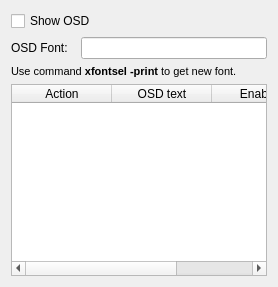
         <widget class="QWidget" name="tabOSD">
          <attribute name="title">
           <string>OSD</string>
          </attribute>
          <layout class="QVBoxLayout" name="verticalLayout_9">
           <item>
            <widget class="QCheckBox" name="tabOSD_chkEnableOSD">
             <property name="text">
              <string>Show OSD</string>
             </property>
            </widget>
           </item>
           <item>
            <layout class="QHBoxLayout" name="horizontalLayout_7">
             <item>
              <widget class="QLabel" name="lblFontOSD">
               <property name="text">
                <string>OSD Font:  </string>
               </property>
              </widget>
             </item>
             <item>
              <widget class="QLineEdit" name="tabOSD_txtFontOSD"/>
             </item>
            </layout>
           </item>
           <item>
            <widget class="QLabel" name="label_4">
             <property name="text">
              <string>&lt;!DOCTYPE HTML PUBLIC &quot;-//W3C//DTD HTML 4.0//EN&quot; &quot;http://www.w3.org/TR/REC-html40/strict.dtd&quot;&gt;
&lt;html&gt;&lt;head&gt;&lt;meta name=&quot;qrichtext&quot; content=&quot;1&quot; /&gt;&lt;style type=&quot;text/css&quot;&gt;
p, li { white-space: pre-wrap; }
&lt;/style&gt;&lt;/head&gt;&lt;body style=&quot; font-family:'MS Shell Dlg 2'; font-size:8.25pt; font-weight:400; font-style:normal;&quot;&gt;
&lt;p style=&quot; margin-top:0px; margin-bottom:0px; margin-left:0px; margin-right:0px; -qt-block-indent:0; text-indent:0px;&quot;&gt;Use command &lt;span style=&quot; font-weight:600;&quot;&gt;xfontsel -print&lt;/span&gt; to get new font.&lt;/p&gt;&lt;/body&gt;&lt;/html&gt;</string>
             </property>
            </widget>
           </item>
           <item>
            <widget class="QTableWidget" name="tabOSD_lstListOSD">
             <attribute name="horizontalHeaderStretchLastSection">
              <bool>false</bool>
             </attribute>
             <column>
              <property name="text">
               <string>Action</string>
              </property>
             </column>
             <column>
              <property name="text">
               <string>OSD text</string>
              </property>
             </column>
             <column>
              <property name="text">
               <string>Enabled</string>
              </property>
             </column>
            </widget>
           </item>
          </layout>
         </widget>
